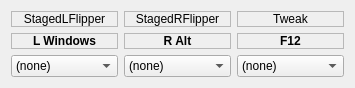
    <widget class="QWidget" name="gridLayoutWidget_27">
     <property name="geometry">
      <rect>
       <x>690</x>
       <y>40</y>
       <width>416</width>
       <height>83</height>
      </rect>
     </property>
     <layout class="QGridLayout" name="TweakGrid">
      <property name="sizeConstraint">
       <enum>QLayout::SizeConstraint::SetFixedSize</enum>
      </property>
      <item row="0" column="1">
       <widget class="QLabel" name="label_204">
        <property name="frameShape">
         <enum>QFrame::Shape::StyledPanel</enum>
        </property>
        <property name="text">
         <string>StagedRFlipper</string>
        </property>
        <property name="alignment">
         <set>Qt::AlignmentFlag::AlignCenter</set>
        </property>
       </widget>
      </item>
      <item row="1" column="0">
       <widget class="QLabel" name="label_203">
        <property name="font">
         <font>
          <bold>true</bold>
         </font>
        </property>
        <property name="frameShape">
         <enum>QFrame::Shape::StyledPanel</enum>
        </property>
        <property name="text">
         <string>L Windows</string>
        </property>
        <property name="alignment">
         <set>Qt::AlignmentFlag::AlignCenter</set>
        </property>
       </widget>
      </item>
      <item row="1" column="2">
       <widget class="QLabel" name="label_207">
        <property name="font">
         <font>
          <bold>true</bold>
          <kerning>true</kerning>
         </font>
        </property>
        <property name="frameShape">
         <enum>QFrame::Shape::StyledPanel</enum>
        </property>
        <property name="text">
         <string>F12</string>
        </property>
        <property name="alignment">
         <set>Qt::AlignmentFlag::AlignCenter</set>
        </property>
       </widget>
      </item>
      <item row="0" column="2">
       <widget class="QLabel" name="label_206">
        <property name="frameShape">
         <enum>QFrame::Shape::StyledPanel</enum>
        </property>
        <property name="text">
         <string>Tweak</string>
        </property>
        <property name="alignment">
         <set>Qt::AlignmentFlag::AlignCenter</set>
        </property>
       </widget>
      </item>
      <item row="0" column="0">
       <widget class="QLabel" name="label_202">
        <property name="frameShape">
         <enum>QFrame::Shape::StyledPanel</enum>
        </property>
        <property name="text">
         <string>StagedLFlipper</string>
        </property>
        <property name="alignment">
         <set>Qt::AlignmentFlag::AlignCenter</set>
        </property>
       </widget>
      </item>
      <item row="1" column="1">
       <widget class="QLabel" name="label_205">
        <property name="font">
         <font>
          <bold>true</bold>
         </font>
        </property>
        <property name="frameShape">
         <enum>QFrame::Shape::StyledPanel</enum>
        </property>
        <property name="text">
         <string>R Alt</string>
        </property>
        <property name="alignment">
         <set>Qt::AlignmentFlag::AlignCenter</set>
        </property>
       </widget>
      </item>
      <item row="2" column="0">
       <widget class="QComboBox" name="JoyStagedLFlipKey">
        <item>
         <property name="text">
          <string>(none)</string>
         </property>
        </item>
        <item>
         <property name="text">
          <string>Button1</string>
         </property>
        </item>
        <item>
         <property name="text">
          <string>Button2</string>
         </property>
        </item>
        <item>
         <property name="text">
          <string>Button3</string>
         </property>
        </item>
        <item>
         <property name="text">
          <string>Button4</string>
         </property>
        </item>
        <item>
         <property name="text">
          <string>Button5</string>
         </property>
        </item>
        <item>
         <property name="text">
          <string>Button6</string>
         </property>
        </item>
        <item>
         <property name="text">
          <string>Button7</string>
         </property>
        </item>
        <item>
         <property name="text">
          <string>Button8</string>
         </property>
        </item>
        <item>
         <property name="text">
          <string>Button9</string>
         </property>
        </item>
        <item>
         <property name="text">
          <string>Button10</string>
         </property>
        </item>
        <item>
         <property name="text">
          <string>Button11</string>
         </property>
        </item>
        <item>
         <property name="text">
          <string>Button12</string>
         </property>
        </item>
        <item>
         <property name="text">
          <string>Button13</string>
         </property>
        </item>
        <item>
         <property name="text">
          <string>Button14</string>
         </property>
        </item>
        <item>
         <property name="text">
          <string>Button15</string>
         </property>
        </item>
        <item>
         <property name="text">
          <string>Button16</string>
         </property>
        </item>
        <item>
         <property name="text">
          <string>Button17</string>
         </property>
        </item>
        <item>
         <property name="text">
          <string>Button18</string>
         </property>
        </item>
        <item>
         <property name="text">
          <string>Button19</string>
         </property>
        </item>
        <item>
         <property name="text">
          <string>Button20</string>
         </property>
        </item>
        <item>
         <property name="text">
          <string>Button21</string>
         </property>
        </item>
        <item>
         <property name="text">
          <string>Button22</string>
         </property>
        </item>
        <item>
         <property name="text">
          <string>Button23</string>
         </property>
        </item>
        <item>
         <property name="text">
          <string>Button24</string>
         </property>
        </item>
        <item>
         <property name="text">
          <string>Left Mouse</string>
         </property>
        </item>
        <item>
         <property name="text">
          <string>Right Mouse</string>
         </property>
        </item>
        <item>
         <property name="text">
          <string>Middle Mouse</string>
         </property>
        </item>
       </widget>
      </item>
      <item row="2" column="1">
       <widget class="QComboBox" name="JoyStagedRFlipKey">
        <item>
         <property name="text">
          <string>(none)</string>
         </property>
        </item>
        <item>
         <property name="text">
          <string>Button1</string>
         </property>
        </item>
        <item>
         <property name="text">
          <string>Button2</string>
         </property>
        </item>
        <item>
         <property name="text">
          <string>Button3</string>
         </property>
        </item>
        <item>
         <property name="text">
          <string>Button4</string>
         </property>
        </item>
        <item>
         <property name="text">
          <string>Button5</string>
         </property>
        </item>
        <item>
         <property name="text">
          <string>Button6</string>
         </property>
        </item>
        <item>
         <property name="text">
          <string>Button7</string>
         </property>
        </item>
        <item>
         <property name="text">
          <string>Button8</string>
         </property>
        </item>
        <item>
         <property name="text">
          <string>Button9</string>
         </property>
        </item>
        <item>
         <property name="text">
          <string>Button10</string>
         </property>
        </item>
        <item>
         <property name="text">
          <string>Button11</string>
         </property>
        </item>
        <item>
         <property name="text">
          <string>Button12</string>
         </property>
        </item>
        <item>
         <property name="text">
          <string>Button13</string>
         </property>
        </item>
        <item>
         <property name="text">
          <string>Button14</string>
         </property>
        </item>
        <item>
         <property name="text">
          <string>Button15</string>
         </property>
        </item>
        <item>
         <property name="text">
          <string>Button16</string>
         </property>
        </item>
        <item>
         <property name="text">
          <string>Button17</string>
         </property>
        </item>
        <item>
         <property name="text">
          <string>Button18</string>
         </property>
        </item>
        <item>
         <property name="text">
          <string>Button19</string>
         </property>
        </item>
        <item>
         <property name="text">
          <string>Button20</string>
         </property>
        </item>
        <item>
         <property name="text">
          <string>Button21</string>
         </property>
        </item>
        <item>
         <property name="text">
          <string>Button22</string>
         </property>
        </item>
        <item>
         <property name="text">
          <string>Button23</string>
         </property>
        </item>
        <item>
         <property name="text">
          <string>Button24</string>
         </property>
        </item>
        <item>
         <property name="text">
          <string>Left Mouse</string>
         </property>
        </item>
        <item>
         <property name="text">
          <string>Right Mouse</string>
         </property>
        </item>
        <item>
         <property name="text">
          <string>Middle Mouse</string>
         </property>
        </item>
       </widget>
      </item>
      <item row="2" column="2">
       <widget class="QComboBox" name="JoyTweakKey">
        <item>
         <property name="text">
          <string>(none)</string>
         </property>
        </item>
        <item>
         <property name="text">
          <string>Button1</string>
         </property>
        </item>
        <item>
         <property name="text">
          <string>Button2</string>
         </property>
        </item>
        <item>
         <property name="text">
          <string>Button3</string>
         </property>
        </item>
        <item>
         <property name="text">
          <string>Button4</string>
         </property>
        </item>
        <item>
         <property name="text">
          <string>Button5</string>
         </property>
        </item>
        <item>
         <property name="text">
          <string>Button6</string>
         </property>
        </item>
        <item>
         <property name="text">
          <string>Button7</string>
         </property>
        </item>
        <item>
         <property name="text">
          <string>Button8</string>
         </property>
        </item>
        <item>
         <property name="text">
          <string>Button9</string>
         </property>
        </item>
        <item>
         <property name="text">
          <string>Button10</string>
         </property>
        </item>
        <item>
         <property name="text">
          <string>Button11</string>
         </property>
        </item>
        <item>
         <property name="text">
          <string>Button12</string>
         </property>
        </item>
        <item>
         <property name="text">
          <string>Button13</string>
         </property>
        </item>
        <item>
         <property name="text">
          <string>Button14</string>
         </property>
        </item>
        <item>
         <property name="text">
          <string>Button15</string>
         </property>
        </item>
        <item>
         <property name="text">
          <string>Button16</string>
         </property>
        </item>
        <item>
         <property name="text">
          <string>Button17</string>
         </property>
        </item>
        <item>
         <property name="text">
          <string>Button18</string>
         </property>
        </item>
        <item>
         <property name="text">
          <string>Button19</string>
         </property>
        </item>
        <item>
         <property name="text">
          <string>Button20</string>
         </property>
        </item>
        <item>
         <property name="text">
          <string>Button21</string>
         </property>
        </item>
        <item>
         <property name="text">
          <string>Button22</string>
         </property>
        </item>
        <item>
         <property name="text">
          <string>Button23</string>
         </property>
        </item>
        <item>
         <property name="text">
          <string>Button24</string>
         </property>
        </item>
        <item>
         <property name="text">
          <string>Left Mouse</string>
         </property>
        </item>
        <item>
         <property name="text">
          <string>Right Mouse</string>
         </property>
        </item>
        <item>
         <property name="text">
          <string>Middle Mouse</string>
         </property>
        </item>
       </widget>
      </item>
     </layout>
    </widget>
